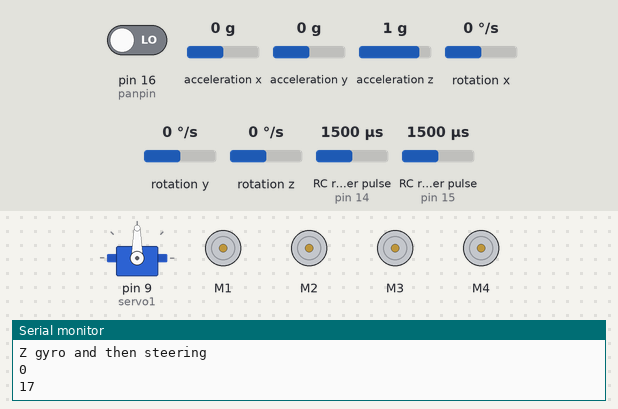
Bench run of a sketch on a simulated Arduino Uno, built with avr-gcc and run on an emulated ATmega328P. Parts: servo, 4 × DC motor (green arrow = forward, orange = backward, longer = faster), the last lines printed to the serial monitor. Wiring (inferred from the names in the program): 2 × RC receiver channel: data pin 14 / data pin 15. The test bench sets the inputs (shaded band); at power-on: RC receiver pulse (sensors on pin 15, pin 14) 1500 µs, rotation z 0 °/s, pin 16 (panpin) LOW, acceleration x 0 g, acceleration y 0 g, acceleration z 1 g, rotation x 0 °/s, rotation y 0 °/s.

Above: at 1.2 s.
1.3 s: RC receiver pulse (sensor on pin 15) set to 1464 µs
2.8 s: RC receiver pulse (sensor on pin 15) set to 1445 µs
At 5.1 s:
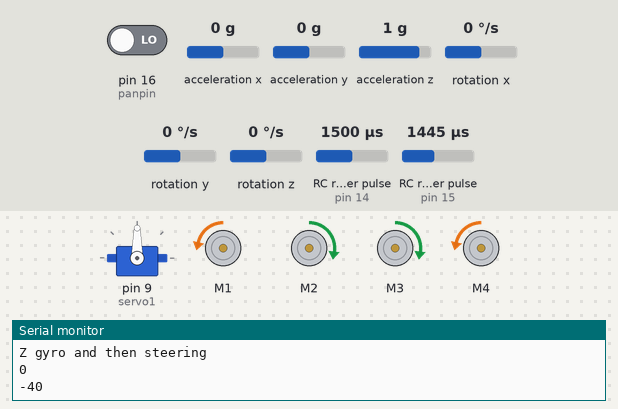
5.8 s: rotation z set to -100 °/s
At 7.6 s:
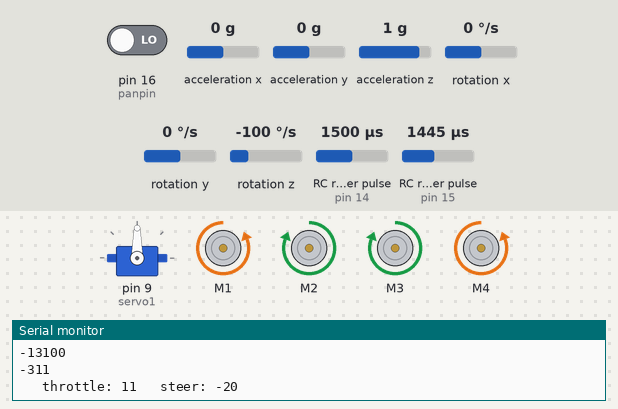
8.8 s: RC receiver pulse (sensor on pin 14) set to 1020 µs
At 10.0 s:
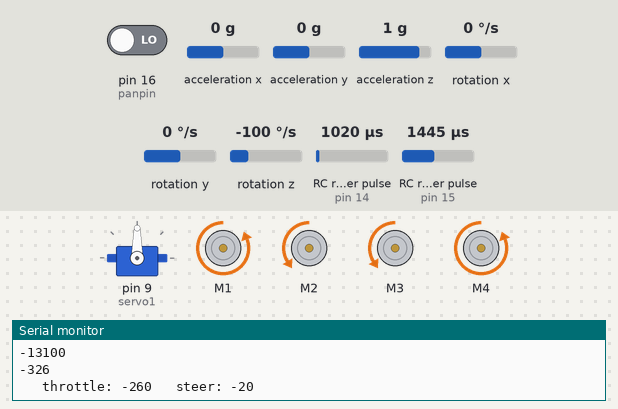
10.5 s: rotation z set to 100 °/s
At 13.26 s:
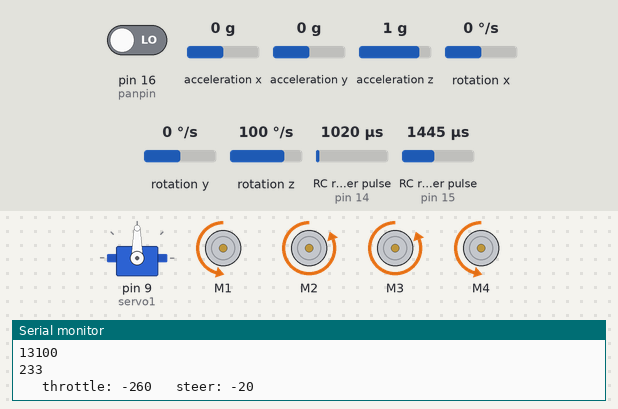
13.5 s: rotation z set to 16 °/s
Timing chart, 0 to 17.0 s (numbered marks = the images above; inputs shaded):
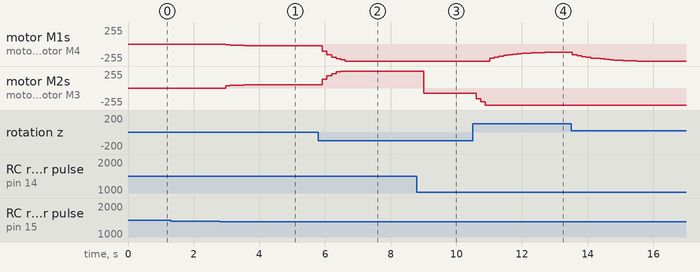

The sketch:

Rover.ino
```cpp
//Four motors on the rover are arranged as follows:
//1, 2
//4, 3
#include <AFMotor.h>
#include <Servo.h>

#define MINTHR 20
#define PANMIDDLE 120

AF_DCMotor motor1(1, MOTOR12_1KHZ);
AF_DCMotor motor2(2, MOTOR12_1KHZ);
AF_DCMotor motor3(3);
AF_DCMotor motor4(4);

Servo servo1;

const int throttlepin = 14;
const int steerpin = 15;
const int panpin = 16; //camera pan tilt feature is optional

int throttle = 0;
int steer = 0;
int pan = 1500;
int pan_smooth = 1500;

int signal = 0;

#include "I2Cdev.h"
#include "MPU6050.h"

#if I2CDEV_IMPLEMENTATION == I2CDEV_ARDUINO_WIRE
#include "Wire.h"
#endif

// class default I2C address is 0x68
// specific I2C addresses may be passed as a parameter here
// AD0 low = 0x68 (default for InvenSense evaluation board)
// AD0 high = 0x69
MPU6050 accelgyro;
//MPU6050 accelgyro(0x69); // <-- use for AD0 high

int16_t ax, ay, az;
int16_t gx, gy, gz;

#define OUTPUT_BINARY_ACCELGYRO

int pidsteer = 0;
int steeri = 0;
int zaverage = 0;


void setup() {
  Serial.begin(9600);           // set up Serial library at 9600 bps
  Serial.println("Motor test!");

  pinMode(throttlepin, INPUT);
  pinMode(steerpin, INPUT);
  pinMode(panpin, INPUT);

  servo1.attach(9);

  // join I2C bus (I2Cdev library doesn't do this automatically)
    #if I2CDEV_IMPLEMENTATION == I2CDEV_ARDUINO_WIRE
        Wire.begin();
    #elif I2CDEV_IMPLEMENTATION == I2CDEV_BUILTIN_FASTWIRE
        Fastwire::setup(400, true);
    #endif


    // initialize device
    Serial.println("Initializing I2C devices...");
    accelgyro.initialize();

    // verify connection
    Serial.println("Testing device connections...");
    Serial.println(accelgyro.testConnection() ? "MPU6050 connection successful" : "MPU6050 connection failed");
}


void loop() {
  //Read RC receiver
  noInterrupts();
  signal = pulseIn(steerpin, HIGH, 100000);
  if (signal != 0) {
    steer = map(signal, 1030, 1930, -255, 255);
  }
  signal = pulseIn(throttlepin, HIGH, 100000);
  if (signal != 0) {
    throttle = map(signal, 1030, 1930, -255, 255);
  }
  pan = pulseIn(panpin, HIGH, 50000);
  interrupts();


  //Serial.print(map(pan_smooth, 1070, 1940, 0,175));
  //Expand and smooth commands for camera pan to achieve greater range and smoother motion from the servo
  if (pan != 0) {
    pan_smooth = (pan_smooth*5 + pan)/6;
    if (abs(pan - pan_smooth) >15) {//only move if signal is reasonably different from recent average,
      //so dont twitch when still)

      //scale the output around the middle, this is like subtrim
      if(pan_smooth < 1500) {
          servo1.write(map(pan_smooth, 1100, 1500, 0,PANMIDDLE));
      } else {
        servo1.write(map(pan_smooth, 1500, 1900, PANMIDDLE,175));
      }
    }
  }

  //For debugging PIDs
  Serial.print("\t throttle: ");
  Serial.print (throttle);     //Print in the value of channel 1
  Serial.print ("\t steer: ");
  Serial.println(steer);

  //if (throttle < -MINTHR) {steer = -steer;}//if in reverse, steering should be backwards if you want car-like controls instead of tank-like

  //Read gyro
  accelgyro.getRotation(&gx, &gy, &gz);
  Serial.println("Z gyro and then steering");
  Serial.println(gz);

  zaverage = gz*0.7 + zaverage *0.3;//step window average

  //A super simple PID controller follows
  int steerp = zaverage/200 + steer*0.5;

  steeri += steerp; //integrating
  steeri *= 0.8; //fade back

  pidsteer = steerp*1.2 + steeri*0.8; //And here we have the PID sum
  Serial.println(pidsteer);

  //If steer and throttle are neutral, relax the motors
  if (abs(throttle) < MINTHR && abs(steer) < MINTHR) {
    releaseall();
  } else {
  int leftmotor = throttle + pidsteer;
  int rightmotor = throttle - pidsteer;

  if (leftmotor > 300) {// if one of the motors goes beyong throttle range, help it out by lowering the other a bit
    rightmotor-=(leftmotor-300)/2;
  }
  if (rightmotor > 300) {
    leftmotor-=(rightmotor-300)/2;
  }
  if (leftmotor < -300) {// if one of the motors goes beyong throttle range, help it out by lowering the other a bit
    rightmotor+=(leftmotor+300)/2;
  }
  if (rightmotor < -300) {
    leftmotor+=(rightmotor+300)/2;
  }

  //steer = steer * (((float)abs((float)throttle)/500.0)+0.6);//exaggerate steer near high throttle, make it smaller near small throtle
  leftmotors(constrain(leftmotor, -255, 255));
  rightmotors(constrain(rightmotor, -255, 255));
  }

}

void leftmotors(int spd) {
  if (spd >= 0) {
    motor1.run(FORWARD);
    motor4.run(FORWARD);
    motor1.setSpeed(spd);
    motor4.setSpeed(spd);
  } else {
    motor1.run(BACKWARD);
    motor4.run(BACKWARD);
    motor1.setSpeed(-spd);
    motor4.setSpeed(-spd);
  }
}
void rightmotors(int spd) {
  if (spd >= 0) {
    motor2.run(FORWARD);
    motor3.run(FORWARD);
    motor2.setSpeed(spd);
    motor3.setSpeed(spd);
  } else {
    motor2.run(BACKWARD);
    motor3.run(BACKWARD);
    motor2.setSpeed(-spd);
    motor3.setSpeed(-spd);
  }
}
void releaseall() {
  motor1.run(RELEASE);
  motor2.run(RELEASE);
  motor3.run(RELEASE);
  motor4.run(RELEASE);
  motor1.setSpeed(0);
  motor2.setSpeed(0);
  motor3.setSpeed(0);
  motor4.setSpeed(0);
}
```

Measured:
- the behaviour switches between 1446 and 1445 µs on RC receiver pulse (sensor on pin 15) (found by bisection; images 0 and 1)
- after the input at 2.8 s, motor M1, motor M4: moves from stopped to backward 29/255 over 1.3 s, starting after 0.17 s; motor M2, motor M3: moves from stopped to forward 51/255 over 1.3 s, starting after 0.17 s
- after the input at 5.8 s, motor M1, motor M4: moves from backward 29/255 to backward 255/255 over 0.70 s, starting after 0.12 s; motor M2, motor M3: moves from forward 51/255 to forward 255/255 over 0.56 s, starting after 0.12 s
- after the input at 8.8 s, motor M2, motor M3: forward 255/255 → backward 77/255 after 0.20 s
- after the input at 10.5 s, motor M1, motor M4: moves from backward 255/255 to backward 122/255 over 2.4 s, starting after 0.52 s; motor M2, motor M3: backward 77/255 → backward 160/255 after 0.10 s, → backward 208/255 0.14 s later, → backward 255/255 0.14 s later
